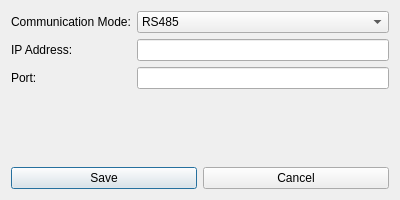
<?xml version="1.0" encoding="UTF-8"?>
<ui version="4.0">
 <class>PLCCommSettingsDialog</class>
 <widget class="QDialog" name="PLCCommSettingsDialog">
  <property name="geometry">
   <rect>
    <x>0</x>
    <y>0</y>
    <width>400</width>
    <height>200</height>
   </rect>
  </property>
  <property name="windowTitle">
   <string>PLC Communication Settings</string>
  </property>
  <layout class="QVBoxLayout" name="verticalLayout">
   <item>
    <layout class="QFormLayout" name="formLayout">
     <item row="0" column="0">
      <widget class="QLabel" name="commModeLabel">
       <property name="text">
        <string>Communication Mode:</string>
       </property>
      </widget>
     </item>
     <item row="0" column="1">
      <widget class="QComboBox" name="commModeComboBox">
       <item>
        <property name="text">
         <string>RS485</string>
        </property>
       </item>
       <item>
        <property name="text">
         <string>TCP</string>
        </property>
       </item>
      </widget>
     </item>
     <item row="1" column="0">
      <widget class="QLabel" name="ipLabel">
       <property name="text">
        <string>IP Address:</string>
       </property>
      </widget>
     </item>
     <item row="1" column="1">
      <widget class="QLineEdit" name="ipLineEdit"/>
     </item>
     <item row="2" column="0">
      <widget class="QLabel" name="portLabel">
       <property name="text">
        <string>Port:</string>
       </property>
      </widget>
     </item>
     <item row="2" column="1">
      <widget class="QLineEdit" name="portLineEdit"/>
     </item>
    </layout>
   </item>
   <item>
    <layout class="QHBoxLayout" name="buttonLayout">
     <item>
      <widget class="QPushButton" name="savePushButton">
       <property name="text">
        <string>Save</string>
       </property>
      </widget>
     </item>
     <item>
      <widget class="QPushButton" name="cancelPushButton">
       <property name="text">
        <string>Cancel</string>
       </property>
      </widget>
     </item>
    </layout>
   </item>
  </layout>
 </widget>
 <resources/>
 <connections/>
</ui>
